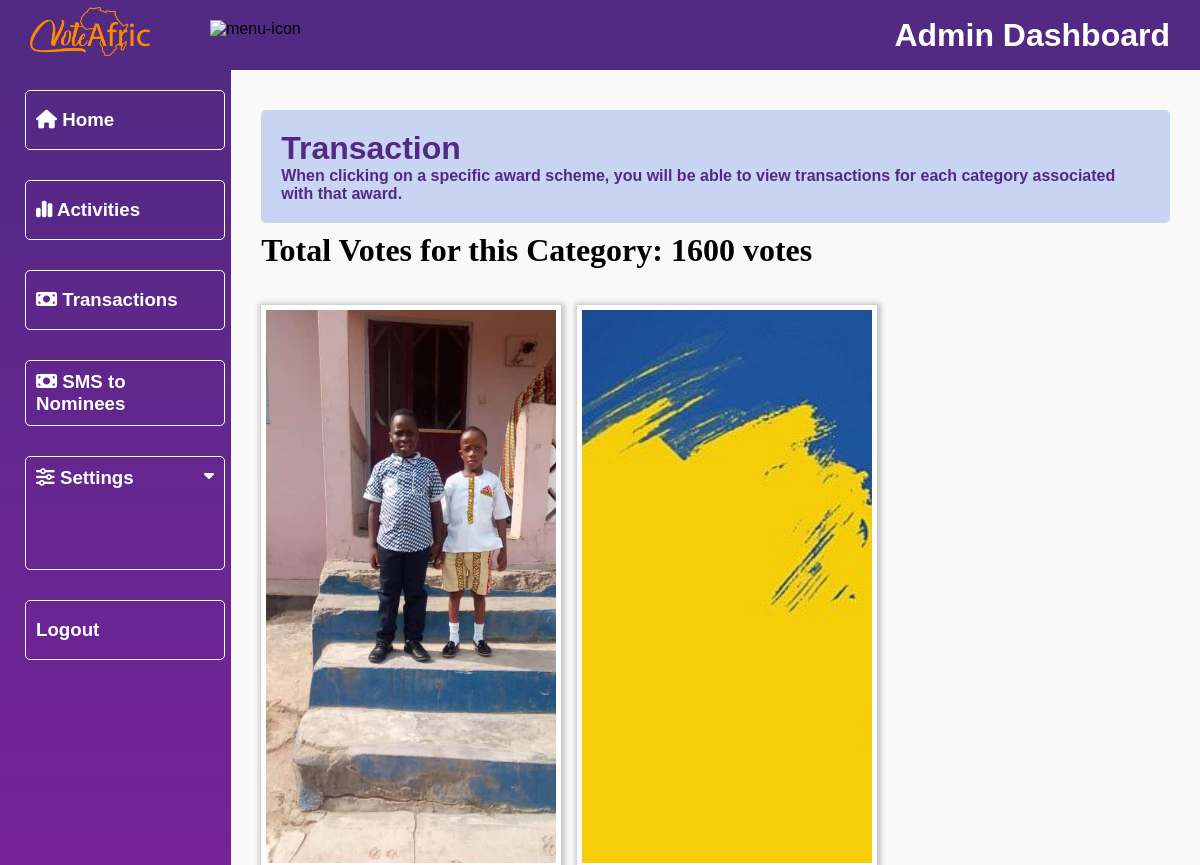
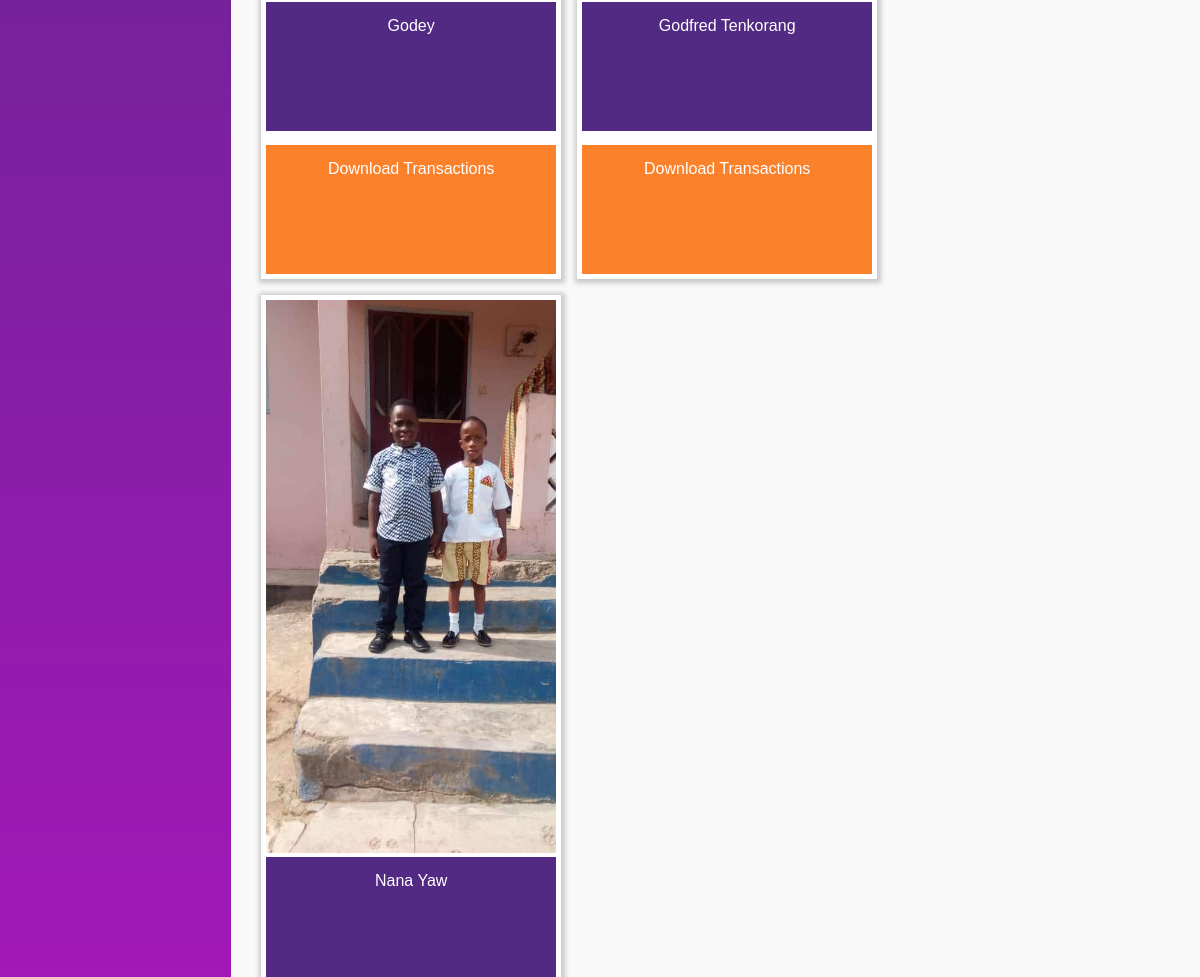
The page /dashboard/transaction/hissfffff/ on the database its author committed (2 pictures, top to bottom).
### payment/models.py (models this page shows, shortened)
class Nominees(models.Model):
    category = models.ForeignKey(Category, on_delete=models.CASCADE, null=True)
    sub_category = models.ForeignKey(SubCategory, on_delete=models.CASCADE, null=True)
    name = models.CharField(max_length=100)
    image = models.ImageField(upload_to="nominees")
    slug = models.SlugField(unique=True, null=True)
    total_vote = models.IntegerField(default=0, null=True)
    price_per_vote = models.DecimalField(max_digits=5, decimal_places=2, default=0.50, null=True, blank=True)
    can_vote = models.BooleanField(default=True)
    can_see_result = models.BooleanField(default=True)
    code = models.CharField(max_length=4, unique=True, null=True)
    access_code = models.CharField(max_length=4, unique=True, null=True, blank=True)
    phone_number = models.CharField(max_length=225, null=True, blank=True, default='')
    date_added = models.DateTimeField('date added', null=True)
    end_date = models.DateTimeField('end date', null=True)
    class Meta:
        verbose_name_plural = "nominees"
        ordering = ('-total_vote',)

### dashboard/views.py (the view)
# urls.py: path('transaction/<slug:nominee_slug>/', views.transaction, name='transaction'),
def transaction(request, nominee_slug):
    sub_category = None
    nominees = Nominees.objects.all()
    if nominee_slug:
        sub_category = get_object_or_404(SubCategory, slug=nominee_slug)
        nominees = nominees.filter(sub_category=sub_category)
        total_votes = nominees.aggregate(total=Sum('total_vote'))
        total_votes = total_votes['total']
    context = {
        'sub_category': sub_category,
        'nominees': nominees,
        'total_votes': total_votes,
        'title': 'adminPage'
    }
    return render(request, 'dashboard/transaction.html', context)

### vote/models.py (called while the page is built)
    def __str__(self):
        return self.content

### dashboard/templates/dashboard/transaction.html (shortened to what this page needs)
{% extends 'dashboard/base.html' %}
{% load static %}
{% block content %}
<div class="main">
    <div class="transaction-interface-container">
        <div class="heading">
            <h1>Transaction</h1>
            <p> When clicking on a specific award scheme, you will be able to view transactions for each
                category associated with that award. </p>
        </div>
        <h1 style="font-family: 'Times New Roman', Times, serif;">Total Votes for this Category: {{total_votes}} votes</h1>
        <div class="transaction-for-awards">
            {% for x in nominees %}
            <div class="awards-transaction-container">
                <div class="awards-img">
                    <img src="{{ x.image.url }}" alt="geima">
                </div>
                <div class="awards-name nominee-name">
                    <a href="{% url 'transaction_category' x.slug %}">
                        <div class="award-name">
                            {{ x.name }}
                        </div>
                    </a>
                </div>
                    <div class="preview-download-button">
                            <a href="{% url 'pdf' x.id %}">
                                <div class="download">
                                   <p> Download Transactions</p>
                                </div>
                            </a>
                    </div>
            </div>
            {% endfor %}
        </div>
    </div>
</div>
{% endblock %}

### vote/static/vote/admin.css (style rules this page uses)
* { margin: 0; padding: 0; box-sizing: border-box; font-family: "Poppins", sans-serif; list-style: none; text-decoration: none; }
:root { --background-color1: #fafaff; --background-color2: #ffffff; --background-color3: #ededed; --background-color4: #afc0f0a4; --primary-color: #4b49ac; --secondary-color: #0c007d; --Border-color: #3f0097; --one-use-color: #3f0097; --two-use-color: #5500cb; --red: #E31C25; --blue: #092347; --white: #fff; --blue: #011f4a; --voiletColor: #522a83; --orangeColor: #fb812b; --whiteColor: #fff; }
body { max-width: 100%; overflow-x: hidden; background-color: #f9f9f9; }
.heading { background-color: var(--background-color4); padding: 20px; border-radius: 5px; margin-bottom: 1%; color: var(--voiletColor); font-weight: 900; }
.main { height: calc(100vh - 70px); width: 100%; overflow-y: scroll; overflow-x: hidden; padding: 40px 30px 30px 30px; }
.ongoin-awards-container, .categories-container, .registered-awards-container, .registered-category, .transaction-for-awards { padding-top: 4%; display: flex; flex-wrap: wrap; gap: 1rem; }
.awards-transaction-container { padding: 5px; width: 100%; max-width: 300px; box-shadow: 1px 1px 5px 3px rgba(0, 0, 0, 0.2); cursor: pointer; min-height: 40vh; background-color: var(--white); }
.awards-img img, .category img, .registered-awards img, .awards-transaction-container img { width: 100%; height: 30vh; object-fit: cover; }
.award-name, .download { color: var(--white); background-color: var(--voiletColor); width: 100%; min-height: 7vh; padding: 15px 20px; text-align: center; }
.download { color:var(--white); background-color: var(--orangeColor); margin-top: 5%; }
:root { --primary: #4361ee; --secondary: #3f37c9; --success: #4cc9f0; --danger: #f72585; --warning: #ffc107; --light: #f8f9fa; --dark: #212529; }

### rows shown on the page
Nominees: image (picture), name "Godey"
Nominees: image (picture), name "Godfred Tenkorang"
Nominees: image (picture), name "Nana Yaw"

### other values the page prints
{{ total_votes }} "1600"
